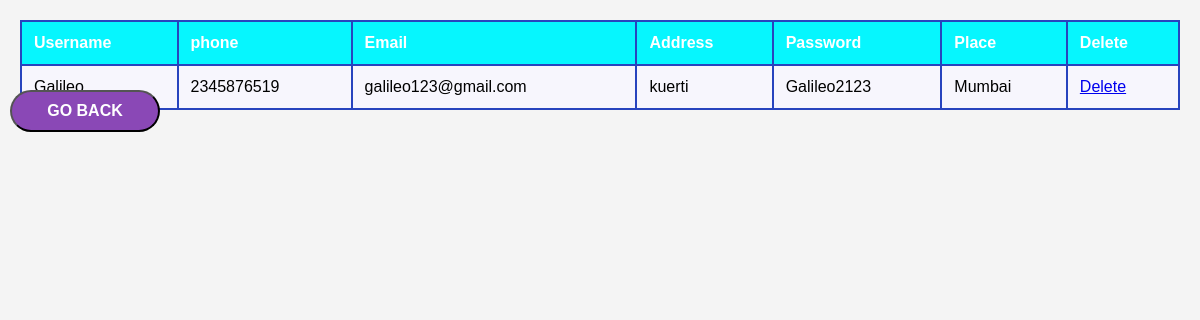
/Owner_list/, run on the app's committed database.
### EVENT_BOOKING/models.py (models this page shows)
class Owner(models.Model):
    username=models.CharField(max_length=100)
    phone=models.IntegerField(null=True, blank=True)
    email=models.EmailField(unique=True)
    address=models.CharField(max_length=255)
    password=models.CharField(max_length=128)
    place=models.CharField(max_length=128)

### EVENT_BOOKING/views.py (the view)
# urls.py: path('Owner_list/',views.Owner_list,name='Owner_list'),
def Owner_list(request):
    u=models.Owner.objects.all()
    return render(request,'Owner_list.html',{'u':u})

### EVENT_BOOKING/templates/Owner_list.html (shortened to what this page needs)
<html>
    <head>
    </head>
    <body>
        <button class="back-button" onclick="window.history.back()">
             Go Back
          </button>
        <table border="2">
            <tr>
                <th>Username</th>
                <th>phone</th>
                <th>Email</th>
                <th>Address</th>
                <th>Password</th>
                <th>Place</th>
                <th>Delete</th>
            </tr>
            {% for Owner in u %}
            <tr>
                <td>{{Owner.username}}</td>
                <td>{{Owner.phone}}</td>
                <td>{{Owner.email}}</td>
                <td>{{Owner.address}}</td>
                <td>{{Owner.password}}</td>
                <td>{{Owner.place}}</td>
                <td><a href="/deleteowner/{{Owner.id}}">Delete</a></td>
            </tr>
            {% endfor %}
        </table>
    </body>
</html>

### EVENT_BOOKING/templates/Owner_list.html (style rules this page uses)
body { font-family: Arial, sans-serif; margin: 20px; background-color: #f4f4f4; }
table { width: 100%; border-collapse: collapse; background-color: #fff; margin: 0 auto; }
th, td { padding: 12px; border: 2px solid #2844be; text-align: left; }
th { background-color: #06f6fe; color: white; }
tr:nth-child(even) { background-color: #f7f6fd; }
.back-button { position: fixed; top: 90px; left: 10px; right:120px; padding: 10px 20px; width:auto; max-width:150px; text-transform: uppercase; background-color: rgb(138, 72, 182); color: white; border-radius: 25px; font-size: 18px; font-weight: bold; font-size: 1rem; align-items: center; }

### data on the page
Owner: username "Galileo", phone "2345876519", email "galileo123@gmail.com", address "kuerti", password "Galileo2123", place "Mumbai"
